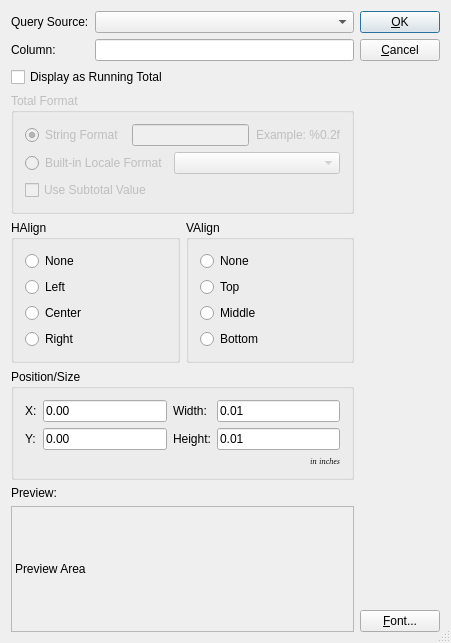
<ui version="4.0" >
 <author></author>
 <comment> * Copyright (c) 2002-2007 by OpenMFG, LLC
 *
 * This program is free software; you can redistribute it and/or modify
 * it under the terms of the GNU General Public License as published by
 * the Free Software Foundation; either version 2 of the License, or
 * (at your option) any later version.
 *
 * This program is distributed in the hope that it will be useful,
 * but WITHOUT ANY WARRANTY; without even the implied warranty of
 * MERCHANTABILITY or FITNESS FOR A PARTICULAR PURPOSE.  See the
 * GNU General Public License for more details.
 *
 * You should have received a copy of the GNU General Public License
 * along with this program; if not, write to the Free Software
 * Foundation, Inc., 59 Temple Place, Suite 330, Boston, MA  02111-1307  USA
 *
 * If you do not wish to be bound by the terms of the GNU General Public
 * License, DO NOT USE THIS SOFTWARE.  Please contact OpenMFG, LLC at
 * info@openmfg.com for details on how to purchase a commercial license.</comment>
 <exportmacro></exportmacro>
 <class>FieldEditor</class>
 <widget class="QDialog" name="FieldEditor" >
  <property name="geometry" >
   <rect>
    <x>0</x>
    <y>0</y>
    <width>451</width>
    <height>643</height>
   </rect>
  </property>
  <property name="sizePolicy" >
   <sizepolicy>
    <hsizetype>1</hsizetype>
    <vsizetype>1</vsizetype>
    <horstretch>0</horstretch>
    <verstretch>0</verstretch>
   </sizepolicy>
  </property>
  <property name="windowTitle" >
   <string>Properties (Field)</string>
  </property>
  <property name="sizeGripEnabled" >
   <bool>true</bool>
  </property>
  <layout class="QHBoxLayout" >
   <property name="margin" >
    <number>11</number>
   </property>
   <property name="spacing" >
    <number>6</number>
   </property>
   <item>
    <layout class="QVBoxLayout" >
     <property name="margin" >
      <number>0</number>
     </property>
     <property name="spacing" >
      <number>6</number>
     </property>
     <item>
      <layout class="QGridLayout" >
       <property name="margin" >
        <number>0</number>
       </property>
       <property name="spacing" >
        <number>6</number>
       </property>
       <item row="1" column="1" >
        <widget class="QLineEdit" name="tbColumn" />
       </item>
       <item row="0" column="0" >
        <widget class="QLabel" name="TextLabel1_3" >
         <property name="text" >
          <string>Query Source:</string>
         </property>
        </widget>
       </item>
       <item row="1" column="0" >
        <widget class="QLabel" name="TextLabel1" >
         <property name="sizePolicy" >
          <sizepolicy>
           <hsizetype>5</hsizetype>
           <vsizetype>1</vsizetype>
           <horstretch>0</horstretch>
           <verstretch>0</verstretch>
          </sizepolicy>
         </property>
         <property name="text" >
          <string>Column:</string>
         </property>
        </widget>
       </item>
       <item row="0" column="1" >
        <widget class="QComboBox" name="cbQuery" />
       </item>
      </layout>
     </item>
     <item>
      <widget class="QCheckBox" name="_cbRTotal" >
       <property name="text" >
        <string>Display as Running Total</string>
       </property>
      </widget>
     </item>
     <item>
      <widget class="QGroupBox" name="_gbRTotal" >
       <property name="enabled" >
        <bool>false</bool>
       </property>
       <property name="title" >
        <string>Total Format</string>
       </property>
       <layout class="QVBoxLayout" >
        <property name="margin" >
         <number>11</number>
        </property>
        <property name="spacing" >
         <number>6</number>
        </property>
        <item>
         <layout class="QHBoxLayout" >
          <property name="margin" >
           <number>0</number>
          </property>
          <property name="spacing" >
           <number>6</number>
          </property>
          <item>
           <widget class="QRadioButton" name="_rbStringFormat" >
            <property name="text" >
             <string>String Format </string>
            </property>
            <property name="checked" >
             <bool>true</bool>
            </property>
           </widget>
          </item>
          <item>
           <widget class="QLineEdit" name="_leRTotalFormat" />
          </item>
          <item>
           <widget class="QLabel" name="_lblRTotalExample" >
            <property name="sizePolicy" >
             <sizepolicy>
              <hsizetype>1</hsizetype>
              <vsizetype>5</vsizetype>
              <horstretch>0</horstretch>
              <verstretch>0</verstretch>
             </sizepolicy>
            </property>
            <property name="text" >
             <string>Example: %0.2f</string>
            </property>
            <property name="alignment" >
             <set>Qt::AlignRight|Qt::AlignTrailing|Qt::AlignVCenter</set>
            </property>
           </widget>
          </item>
         </layout>
        </item>
        <item>
         <layout class="QHBoxLayout" >
          <property name="margin" >
           <number>0</number>
          </property>
          <property name="spacing" >
           <number>6</number>
          </property>
          <item>
           <widget class="QRadioButton" name="_rbBuiltinFormat" >
            <property name="text" >
             <string>Built-in Locale Format</string>
            </property>
           </widget>
          </item>
          <item>
           <widget class="QComboBox" name="_cbBuiltinFormat" >
            <property name="enabled" >
             <bool>false</bool>
            </property>
            <property name="sizePolicy" >
             <sizepolicy>
              <hsizetype>3</hsizetype>
              <vsizetype>0</vsizetype>
              <horstretch>0</horstretch>
              <verstretch>0</verstretch>
             </sizepolicy>
            </property>
           </widget>
          </item>
         </layout>
        </item>
        <item>
         <widget class="QCheckBox" name="_cbSubTotal" >
          <property name="text" >
           <string>Use Subtotal Value</string>
          </property>
         </widget>
        </item>
       </layout>
      </widget>
     </item>
     <item>
      <layout class="QHBoxLayout" >
       <property name="margin" >
        <number>0</number>
       </property>
       <property name="spacing" >
        <number>6</number>
       </property>
       <item>
        <widget class="QGroupBox" name="bgHAlign" >
         <property name="sizePolicy" >
          <sizepolicy>
           <hsizetype>5</hsizetype>
           <vsizetype>1</vsizetype>
           <horstretch>0</horstretch>
           <verstretch>0</verstretch>
          </sizepolicy>
         </property>
         <property name="title" >
          <string>HAlign</string>
         </property>
         <layout class="QVBoxLayout" >
          <property name="margin" >
           <number>11</number>
          </property>
          <property name="spacing" >
           <number>6</number>
          </property>
          <item>
           <widget class="QRadioButton" name="rbHAlignNone" >
            <property name="text" >
             <string>None</string>
            </property>
           </widget>
          </item>
          <item>
           <widget class="QRadioButton" name="rbHAlignLeft" >
            <property name="text" >
             <string>Left</string>
            </property>
           </widget>
          </item>
          <item>
           <widget class="QRadioButton" name="rbHAlignCenter" >
            <property name="text" >
             <string>Center</string>
            </property>
           </widget>
          </item>
          <item>
           <widget class="QRadioButton" name="rbHAlignRight" >
            <property name="text" >
             <string>Right</string>
            </property>
           </widget>
          </item>
         </layout>
        </widget>
       </item>
       <item>
        <widget class="QGroupBox" name="bgVAlign" >
         <property name="sizePolicy" >
          <sizepolicy>
           <hsizetype>5</hsizetype>
           <vsizetype>1</vsizetype>
           <horstretch>0</horstretch>
           <verstretch>0</verstretch>
          </sizepolicy>
         </property>
         <property name="title" >
          <string>VAlign</string>
         </property>
         <layout class="QVBoxLayout" >
          <property name="margin" >
           <number>11</number>
          </property>
          <property name="spacing" >
           <number>6</number>
          </property>
          <item>
           <widget class="QRadioButton" name="rbVAlignNone" >
            <property name="text" >
             <string>None</string>
            </property>
           </widget>
          </item>
          <item>
           <widget class="QRadioButton" name="rbVAlignTop" >
            <property name="text" >
             <string>Top</string>
            </property>
           </widget>
          </item>
          <item>
           <widget class="QRadioButton" name="rbVAlignMiddle" >
            <property name="text" >
             <string>Middle</string>
            </property>
           </widget>
          </item>
          <item>
           <widget class="QRadioButton" name="rbVAlignBottom" >
            <property name="text" >
             <string>Bottom</string>
            </property>
           </widget>
          </item>
         </layout>
        </widget>
       </item>
      </layout>
     </item>
     <item>
      <widget class="QGroupBox" name="GroupBox1" >
       <property name="title" >
        <string>Position/Size</string>
       </property>
       <layout class="QGridLayout" >
        <property name="margin" >
         <number>11</number>
        </property>
        <property name="spacing" >
         <number>6</number>
        </property>
        <item row="1" column="3" >
         <widget class="QLineEdit" name="leHeight" >
          <property name="text" >
           <string>0.01</string>
          </property>
         </widget>
        </item>
        <item row="0" column="3" >
         <widget class="QLineEdit" name="leWidth" >
          <property name="text" >
           <string>0.01</string>
          </property>
         </widget>
        </item>
        <item row="1" column="0" >
         <widget class="QLabel" name="TextLabel2" >
          <property name="text" >
           <string>Y:</string>
          </property>
         </widget>
        </item>
        <item row="1" column="2" >
         <widget class="QLabel" name="TextLabel4" >
          <property name="text" >
           <string>Height:</string>
          </property>
         </widget>
        </item>
        <item row="0" column="0" >
         <widget class="QLabel" name="TextLabel1_3_2" >
          <property name="text" >
           <string>X:</string>
          </property>
         </widget>
        </item>
        <item row="0" column="2" >
         <widget class="QLabel" name="TextLabel3" >
          <property name="text" >
           <string>Width:</string>
          </property>
         </widget>
        </item>
        <item row="2" column="3" >
         <widget class="QLabel" name="TextLabel5" >
          <property name="font" >
           <font>
            <family>Helvetica [Cronyx]</family>
            <pointsize>6</pointsize>
            <weight>50</weight>
            <italic>true</italic>
            <bold>false</bold>
            <underline>false</underline>
            <strikeout>false</strikeout>
           </font>
          </property>
          <property name="text" >
           <string>in inches</string>
          </property>
          <property name="textFormat" >
           <enum>Qt::AutoText</enum>
          </property>
          <property name="alignment" >
           <set>Qt::AlignRight|Qt::AlignTrailing|Qt::AlignVCenter</set>
          </property>
         </widget>
        </item>
        <item row="1" column="1" >
         <widget class="QLineEdit" name="leYPos" >
          <property name="text" >
           <string>0.00</string>
          </property>
         </widget>
        </item>
        <item row="0" column="1" >
         <widget class="QLineEdit" name="leXPos" >
          <property name="text" >
           <string>0.00</string>
          </property>
         </widget>
        </item>
       </layout>
      </widget>
     </item>
     <item>
      <widget class="QLabel" name="TextLabel1_2" >
       <property name="sizePolicy" >
        <sizepolicy>
         <hsizetype>5</hsizetype>
         <vsizetype>1</vsizetype>
         <horstretch>0</horstretch>
         <verstretch>0</verstretch>
        </sizepolicy>
       </property>
       <property name="text" >
        <string>Preview:</string>
       </property>
      </widget>
     </item>
     <item>
      <widget class="QLabel" name="labelPreview" >
       <property name="sizePolicy" >
        <sizepolicy>
         <hsizetype>5</hsizetype>
         <vsizetype>7</vsizetype>
         <horstretch>0</horstretch>
         <verstretch>0</verstretch>
        </sizepolicy>
       </property>
       <property name="minimumSize" >
        <size>
         <width>0</width>
         <height>42</height>
        </size>
       </property>
       <property name="frameShape" >
        <enum>QFrame::StyledPanel</enum>
       </property>
       <property name="frameShadow" >
        <enum>QFrame::Sunken</enum>
       </property>
       <property name="text" >
        <string>Preview Area</string>
       </property>
       <property name="alignment" >
        <set>Qt::AlignVCenter</set>
       </property>
      </widget>
     </item>
    </layout>
   </item>
   <item>
    <layout class="QVBoxLayout" >
     <property name="margin" >
      <number>0</number>
     </property>
     <property name="spacing" >
      <number>6</number>
     </property>
     <item>
      <widget class="QPushButton" name="buttonOk" >
       <property name="text" >
        <string>&amp;OK</string>
       </property>
       <property name="shortcut" >
        <string>Alt+O</string>
       </property>
       <property name="autoDefault" >
        <bool>true</bool>
       </property>
       <property name="default" >
        <bool>true</bool>
       </property>
      </widget>
     </item>
     <item>
      <widget class="QPushButton" name="buttonCancel" >
       <property name="text" >
        <string>&amp;Cancel</string>
       </property>
       <property name="shortcut" >
        <string>Alt+C</string>
       </property>
       <property name="autoDefault" >
        <bool>true</bool>
       </property>
      </widget>
     </item>
     <item>
      <spacer>
       <property name="orientation" >
        <enum>Qt::Vertical</enum>
       </property>
       <property name="sizeType" >
        <enum>QSizePolicy::Expanding</enum>
       </property>
       <property name="sizeHint" >
        <size>
         <width>20</width>
         <height>20</height>
        </size>
       </property>
      </spacer>
     </item>
     <item>
      <widget class="QPushButton" name="btnFont" >
       <property name="text" >
        <string>&amp;Font...</string>
       </property>
      </widget>
     </item>
    </layout>
   </item>
  </layout>
 </widget>
 <layoutdefault spacing="6" margin="11" />
 <pixmapfunction>qPixmapFromMimeSource</pixmapfunction>
 <tabstops>
  <tabstop>cbQuery</tabstop>
  <tabstop>tbColumn</tabstop>
  <tabstop>_cbRTotal</tabstop>
  <tabstop>_rbStringFormat</tabstop>
  <tabstop>_leRTotalFormat</tabstop>
  <tabstop>_rbBuiltinFormat</tabstop>
  <tabstop>_cbBuiltinFormat</tabstop>
  <tabstop>_cbSubTotal</tabstop>
  <tabstop>rbHAlignNone</tabstop>
  <tabstop>rbHAlignLeft</tabstop>
  <tabstop>rbHAlignCenter</tabstop>
  <tabstop>rbHAlignRight</tabstop>
  <tabstop>rbVAlignNone</tabstop>
  <tabstop>rbVAlignTop</tabstop>
  <tabstop>rbVAlignMiddle</tabstop>
  <tabstop>rbVAlignBottom</tabstop>
  <tabstop>leXPos</tabstop>
  <tabstop>leWidth</tabstop>
  <tabstop>leYPos</tabstop>
  <tabstop>leHeight</tabstop>
  <tabstop>btnFont</tabstop>
  <tabstop>buttonOk</tabstop>
  <tabstop>buttonCancel</tabstop>
 </tabstops>
 <resources/>
 <connections>
  <connection>
   <sender>buttonOk</sender>
   <signal>clicked()</signal>
   <receiver>FieldEditor</receiver>
   <slot>accept()</slot>
   <hints>
    <hint type="sourcelabel" >
     <x>20</x>
     <y>20</y>
    </hint>
    <hint type="destinationlabel" >
     <x>20</x>
     <y>20</y>
    </hint>
   </hints>
  </connection>
  <connection>
   <sender>buttonCancel</sender>
   <signal>clicked()</signal>
   <receiver>FieldEditor</receiver>
   <slot>reject()</slot>
   <hints>
    <hint type="sourcelabel" >
     <x>20</x>
     <y>20</y>
    </hint>
    <hint type="destinationlabel" >
     <x>20</x>
     <y>20</y>
    </hint>
   </hints>
  </connection>
  <connection>
   <sender>_cbRTotal</sender>
   <signal>toggled(bool)</signal>
   <receiver>_gbRTotal</receiver>
   <slot>setEnabled(bool)</slot>
   <hints>
    <hint type="sourcelabel" >
     <x>20</x>
     <y>20</y>
    </hint>
    <hint type="destinationlabel" >
     <x>20</x>
     <y>20</y>
    </hint>
   </hints>
  </connection>
  <connection>
   <sender>_rbStringFormat</sender>
   <signal>toggled(bool)</signal>
   <receiver>_leRTotalFormat</receiver>
   <slot>setEnabled(bool)</slot>
   <hints>
    <hint type="sourcelabel" >
     <x>20</x>
     <y>20</y>
    </hint>
    <hint type="destinationlabel" >
     <x>20</x>
     <y>20</y>
    </hint>
   </hints>
  </connection>
  <connection>
   <sender>_rbStringFormat</sender>
   <signal>toggled(bool)</signal>
   <receiver>_lblRTotalExample</receiver>
   <slot>setEnabled(bool)</slot>
   <hints>
    <hint type="sourcelabel" >
     <x>20</x>
     <y>20</y>
    </hint>
    <hint type="destinationlabel" >
     <x>20</x>
     <y>20</y>
    </hint>
   </hints>
  </connection>
  <connection>
   <sender>_rbBuiltinFormat</sender>
   <signal>toggled(bool)</signal>
   <receiver>_cbBuiltinFormat</receiver>
   <slot>setEnabled(bool)</slot>
   <hints>
    <hint type="sourcelabel" >
     <x>20</x>
     <y>20</y>
    </hint>
    <hint type="destinationlabel" >
     <x>20</x>
     <y>20</y>
    </hint>
   </hints>
  </connection>
 </connections>
</ui>
